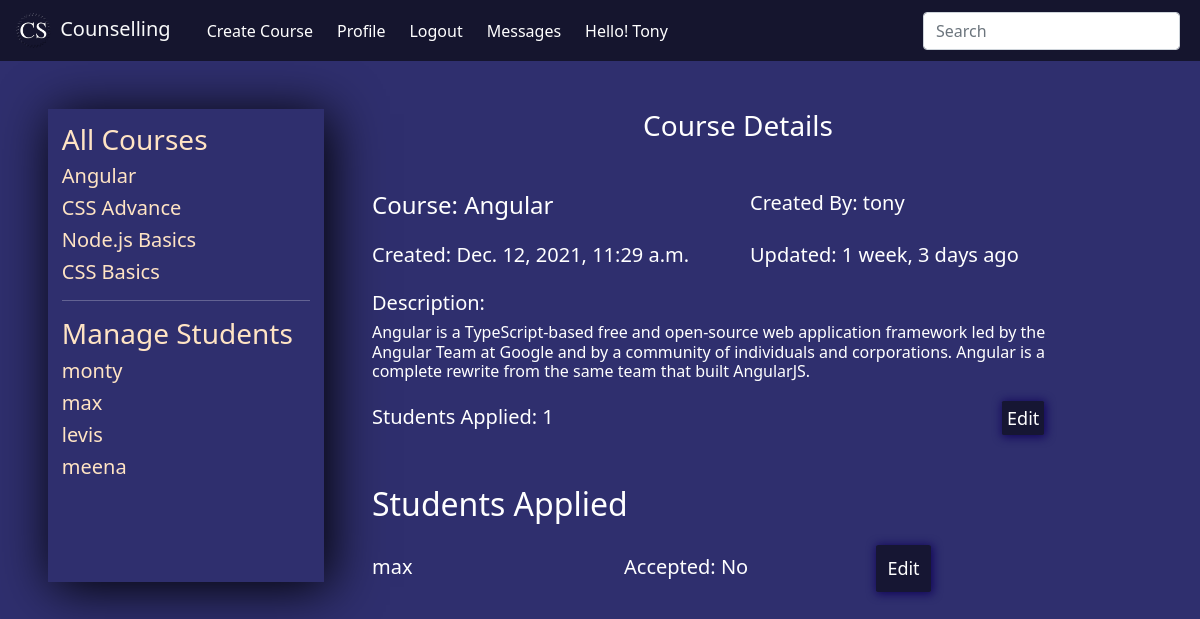
Page /view-course/12/ (signed in) on the earlier database version.
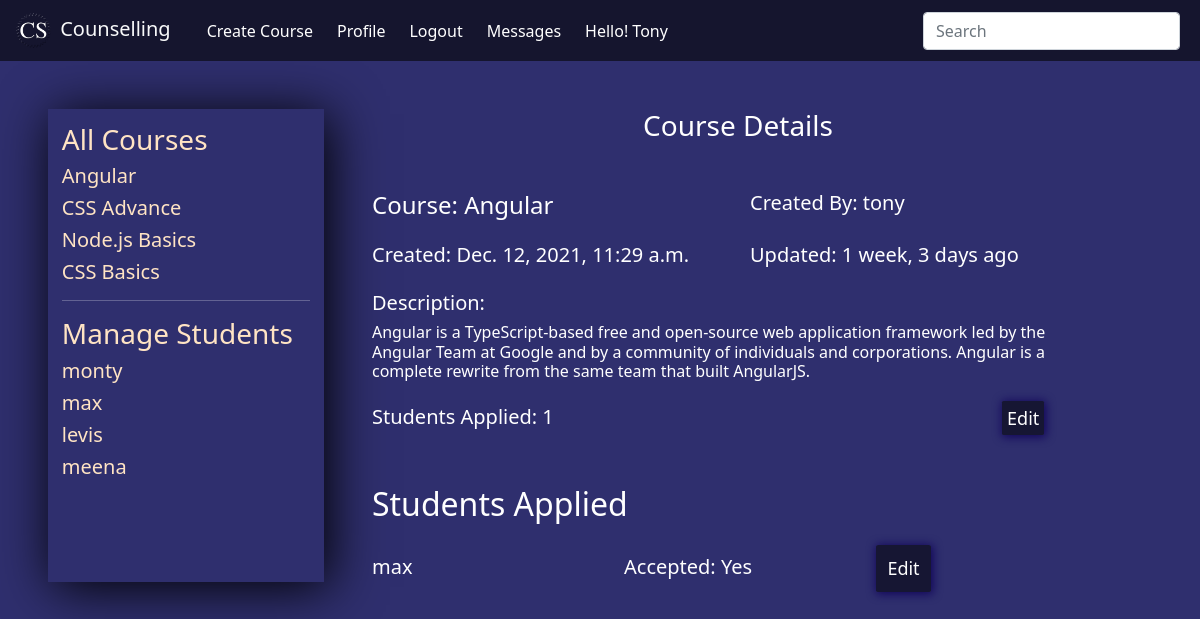
Same page on the later database version.
### base/models.py (models this page shows)
class applyforcourse(models.Model):
    user = models.ForeignKey(User, on_delete=SET_NULL, null=True)
    course_id = models.ForeignKey(course, on_delete=SET_NULL, null=True)
    status = models.BooleanField(default=False)
    accepted = models.BooleanField(default=False)
    def __str__(self):
        val = f"{self.user} applied for {self.course_id}"
        return str(val)

### base/views.py (the view)
# urls.py: path('view-course/<str:pk>/', views.viewCourse, name='view-course'),
def viewCourse(request,pk):
    courses = course.objects.all()
    mentors = User.objects.filter(groups=1)
    user = request.user
    if user.is_superuser:
        students = User.objects.filter(groups=2)
    else:
        followers = follower.objects.filter(mentor=user)
        students = []
        for i in followers:
            stu = User.objects.get(username=i.student)
            students.append(stu)
    data = course.objects.get(id=pk)
    applied_count = applyforcourse.objects.filter(course_id=data)
    applied_course1 = applyforcourse.objects.filter(course_id=data)
    print(applied_course1)
    count = 0
    if len(applied_count) > 0 :
        count = len(applied_count)
    try:
        applied_course = applyforcourse.objects.get(course_id=data, user=request.user)
        context = {
            "courses":courses,
            "mentors":mentors,
            "students":students,
            "data":data,
            "applycount":count,
            "appliedcourses":applied_course,
            "appliedcourses1":applied_course1,
        }
    except:
        context = {
            "courses":courses,
            "mentors":mentors,
            "students":students,
            "data":data,
            "applycount":count,
            "appliedcourses1":applied_course1,
        }
    return render(request, 'coursedetails.html', context)

### base/models.py (called while the page is built)
    def __str__(self):
        return str(self.course_name)

### templates/coursedetails.html (shortened to what this page needs)
{% extends 'main.html' %}
{% block content %}
<div class="container-dash mt-5 mx-5">
    {% include 'managepage.html' %}
    <div class="dashboard mx-5">
        <h3 class="text-center mb-4">Course Details</h3>
        <div class="row pt-4">
            <div class="col mb-3">
                <h4>Course: {{data.course_name}}</h4>
            </div>
            <div class="col mb-3">
                <h5>Created By: {{data.user}}</h5>
            </div>
        </div>
        <div class="row">
            <div class="col mb-3">
                <h5>Created: {{data.course_created}}</h5>
            </div>
            <div class="col mb-3">
                <h5>Updated: {{data.course_updated|timesince}} ago</h5>
            </div>
        </div>
        <div class="row">
            <div class="col mb-3">
                <h5>Description:</h5>
                <h6>{{data.course_description}}</h6>
            </div>
        </div>
        <div class="row">
            <div class="col">
                <h5>Students Applied: {{applycount}}</h5>
            </div>
            {% if not request.user.is_staff and not request.user.is_superuser %}
            <div class="col-2">
                {% if appliedcourses != None %}
                <div class="login-inp">
                    <input type="button" value="Applied" readonly>
                </div>
                {% else %}
                <form action="{% url 'apply-course' %}" method="POST">
                {% csrf_token %}
                <div class="login-inp">
                    <input type="hidden" name="course" value="{{data}}" readonly>
                    <input type="hidden" name="value" value="apply" readonly>
                    <input type="submit" value="Apply">
                </div>
                </form>
                {% endif %}
            </div>
            {% elif request.user == data.user or request.user.is_superuser %}
            <div class="col-2">
                <div class="login-inp">
                    <a href="{% url 'edit-course' data.id %}" id="edit-btn">Edit</a>
                </div>
            </div>
            {% endif %}
        </div>
        {% if request.user == data.user or request.user.is_superuser %}
        <h2 class="mt-5">Students Applied</h2>
        {% endif %}
        {% for appliedcourse in appliedcourses1 %}
        {% if request.user == appliedcourse.course_id.user or request.user.is_superuser %}
            <div class="row pt-4">
                <div class="col">
                    <h5>{{appliedcourse.user}}</h5>
                </div>
                <div class="col">
                    <h5>Accepted:
                        {% if appliedcourse.accepted == True %}
                        Yes
                        {% else %}
                        No
                        {% endif %}
                    </h5>
                </div>
                <div class="col">
                    <div class="login-inp">
                        <a href="{% url 'accept-course' appliedcourse.id %}">Edit</a>
                    </div>
                </div>
            </div>
            {% endif %}
            {% endfor %}
    </div>
</div>
{% endblock content %}

Differences in the rows shown:
changed applyforcourse "max": accepted "No" → "Yes"
